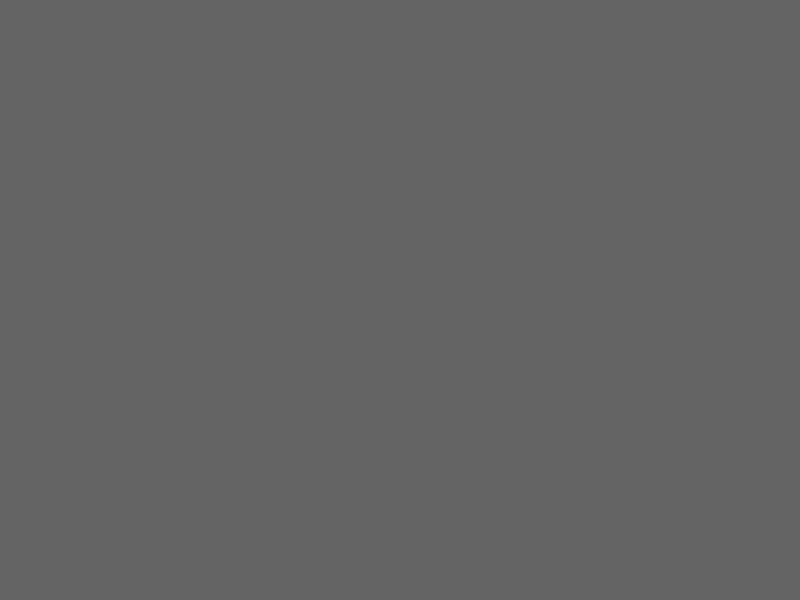
Frame 1 (no input)
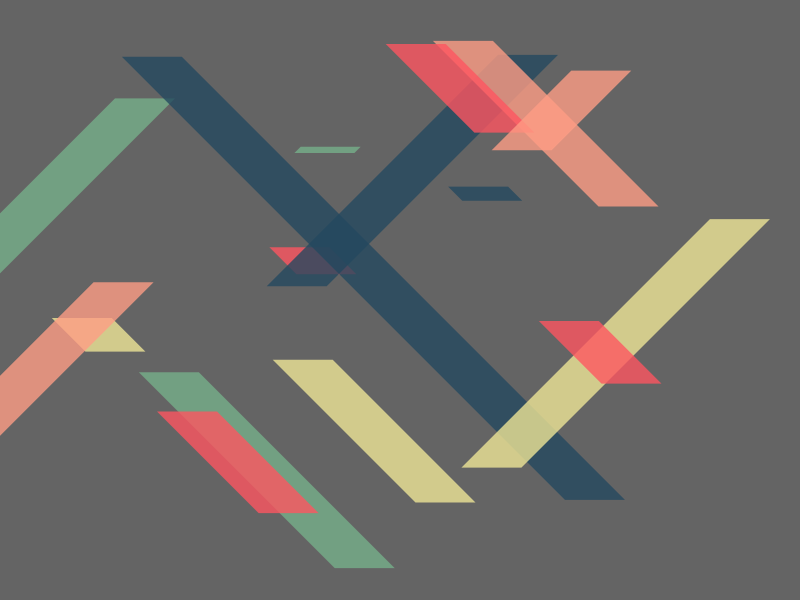
Frame 60 (the mouse pressed at the canvas centre just before this capture)
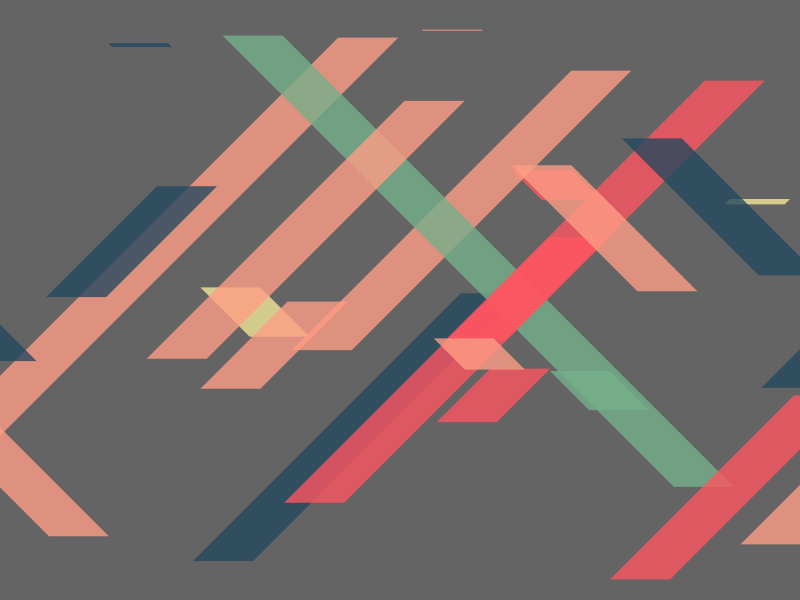
Frame 120 (the mouse held since frame 60 and released just before this capture)

The Processing sketch that drew these frames (run headless with seeded random() and noise(); from frame 60 on, the mouse is pressed at the canvas centre):

// Processing sketch: processing_151421
// ── processing_151421.pde

import java.util.*;

List<Stripe> stripes = new ArrayList<Stripe>();
float stripeWidth = 30;
float dampIn = .08;
float dampOut = .15;
float alpha = 200;
void setup() {
  size(800, 600);
}

void draw() {
  if (round(random(2)) == 0)
   addStripe();
  background(100);

  for (Iterator<Stripe> iterator = stripes.iterator (); iterator.hasNext(); ) {
    Stripe stripe = iterator.next();
    stripe.draw();

  }
}

void mousePressed() {
  addStripe();
}

void addStripe() {
  stripes.add(new Stripe());
}

class Stripe {
  PVector vector1, vector2;
  float x1, y1, x2, y2;
  boolean switched = false;
  boolean xFlat;
  boolean dead = false;
  int stripeColor;
  Stripe() {
    float r = random(1);
    if (r < .2) {
      stripeColor = color(34, 71, 94, alpha);
    } else  if (r < .4) {
      stripeColor = color(117, 176, 138, alpha);
    } else  if (r < .6) {
      stripeColor = color(240, 231, 151, alpha);
    } else  if (r < .8) {
      stripeColor = color(255, 157, 132, alpha);
    } else {
      stripeColor = color(255, 84, 96, alpha);
    }

    this.vector1 = new PVector(random(0, width), random(0, height));
    this.vector2 = new PVector(random(0, width), random(0, height));
    vector2.x = (vector1.y - vector2.y) + vector1.x;

    // switch things around (im too cowardly to think about math for real)
    if (round(random(1)) == 0) {
      PVector v = this.vector1;
      this.vector1 = vector2;
      this.vector2 = v;
    }

    if (round(random(1)) == 0) {
      float x = this.vector1.x;
      this.vector1.x = vector2.x;
      this.vector2.x = x;
    }

    x1 = x2 = this.vector1.x;
    y1 = y2 = this.vector1.y;
    xFlat = (round(random(0)) == 0);
  }

  void draw() {
    // the java to js stuff processing is doing breaks iterator.remove(), using this nasty hack
    if (dead) { return; }
    fill(stripeColor);
    noStroke();
    x2 += (this.vector2.x - x2) * dampIn;
    y2 += (this.vector2.y - y2) * dampIn;
    if (abs(x2 - this.vector2.x) < 1) {
      switched =true;
    }
    if (switched) {
      x1 += (this.vector2.x - x1) * dampOut;
      y1 += (this.vector2.y - y1) * dampOut;

      if (abs(x1 - this.vector2.x) < 1) {
        dead = true;
      }
    }
    beginShape();
    if (xFlat) {
      vertex(x1 - stripeWidth, y1);
      vertex(x1 + stripeWidth, y1);
      vertex(x2 + stripeWidth, y2);
      vertex(x2 - stripeWidth, y2);
      vertex(x1 - stripeWidth, y1);
    } else {
      vertex(x1, y1 - stripeWidth);
      vertex(x1, y1 + stripeWidth);
      vertex(x2, y2 + stripeWidth);
      vertex(x2, y2 - stripeWidth);
      vertex(x1, y1 - stripeWidth);
    }
    endShape();
  }
}
